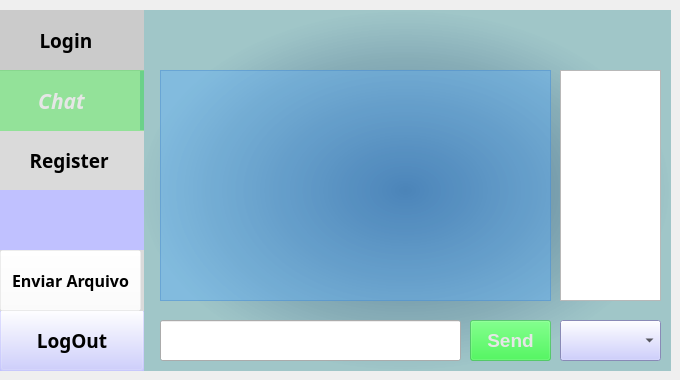
    <widget class="QWidget" name="page">
     <widget class="QComboBox" name="grupos">
      <property name="geometry">
       <rect>
        <x>560</x>
        <y>320</y>
        <width>101</width>
        <height>41</height>
       </rect>
      </property>
      <property name="maximumSize">
       <size>
        <width>144</width>
        <height>400</height>
       </size>
      </property>
      <property name="font">
       <font>
        <family>Microsoft YaHei</family>
        <pointsize>14</pointsize>
       </font>
      </property>
      <property name="styleSheet">
       <string notr="true">background-color: rgb(192, 193, 255);</string>
      </property>
     </widget>
     <widget class="QListWidget" name="chatlist">
      <property name="geometry">
       <rect>
        <x>160</x>
        <y>70</y>
        <width>391</width>
        <height>231</height>
       </rect>
      </property>
      <property name="styleSheet">
       <string notr="true">background-color: rgba(255, 255, 255, 100);
background-color: rgba(85, 170, 255, 100);</string>
      </property>
     </widget>
     <widget class="QListWidget" name="listconectados">
      <property name="geometry">
       <rect>
        <x>560</x>
        <y>70</y>
        <width>101</width>
        <height>231</height>
       </rect>
      </property>
      <property name="font">
       <font>
        <family>Comic Sans MS</family>
        <pointsize>10</pointsize>
        <weight>75</weight>
        <bold>true</bold>
       </font>
      </property>
     </widget>
     <widget class="QLineEdit" name="linesend">
      <property name="geometry">
       <rect>
        <x>160</x>
        <y>320</y>
        <width>301</width>
        <height>41</height>
       </rect>
      </property>
     </widget>
     <widget class="QPushButton" name="sendbtn">
      <property name="geometry">
       <rect>
        <x>470</x>
        <y>320</y>
        <width>81</width>
        <height>41</height>
       </rect>
      </property>
      <property name="font">
       <font>
        <family>Arial</family>
        <pointsize>14</pointsize>
        <weight>75</weight>
        <bold>true</bold>
       </font>
      </property>
      <property name="styleSheet">
       <string notr="true">background-color: rgba(32, 234, 49, 100);
color: rgb(230, 230, 230);</string>
      </property>
      <property name="text">
       <string>Send</string>
      </property>
     </widget>
     <widget class="QPushButton" name="bt_logout">
      <property name="geometry">
       <rect>
        <x>0</x>
        <y>310</y>
        <width>144</width>
        <height>61</height>
       </rect>
      </property>
      <property name="maximumSize">
       <size>
        <width>144</width>
        <height>400</height>
       </size>
      </property>
      <property name="font">
       <font>
        <family>Microsoft YaHei</family>
        <pointsize>14</pointsize>
        <weight>75</weight>
        <bold>true</bold>
       </font>
      </property>
      <property name="styleSheet">
       <string notr="true">background-color: rgb(192, 193, 255,0);
border-right-color: rgba(255, 255, 255, 0);
border-bottom-color: rgba(255, 255, 255, 0);
border-color: rgba(255, 255, 255, 0);</string>
      </property>
      <property name="text">
       <string>LogOut</string>
      </property>
     </widget>
     <widget class="QLabel" name="label_15">
      <property name="geometry">
       <rect>
        <x>0</x>
        <y>130</y>
        <width>144</width>
        <height>61</height>
       </rect>
      </property>
      <property name="maximumSize">
       <size>
        <width>144</width>
        <height>400</height>
       </size>
      </property>
      <property name="font">
       <font>
        <family>Microsoft YaHei</family>
        <pointsize>14</pointsize>
        <weight>75</weight>
        <italic>false</italic>
        <bold>true</bold>
       </font>
      </property>
      <property name="layoutDirection">
       <enum>Qt::RightToLeft</enum>
      </property>
      <property name="styleSheet">
       <string notr="true">background-color: rgb(218, 218, 218);</string>
      </property>
      <property name="text">
       <string>      Register</string>
      </property>
     </widget>
     <widget class="QLabel" name="label_11">
      <property name="geometry">
       <rect>
        <x>0</x>
        <y>10</y>
        <width>144</width>
        <height>361</height>
       </rect>
      </property>
      <property name="maximumSize">
       <size>
        <width>144</width>
        <height>400</height>
       </size>
      </property>
      <property name="styleSheet">
       <string notr="true">background-color: rgb(220, 220, 220);</string>
      </property>
      <property name="text">
       <string/>
      </property>
     </widget>
     <widget class="QLabel" name="label_16">
      <property name="geometry">
       <rect>
        <x>140</x>
        <y>10</y>
        <width>531</width>
        <height>361</height>
       </rect>
      </property>
      <property name="styleSheet">
       <string notr="true">background-color: qradialgradient(spread:pad, cx:0.5, cy:0.5, radius:0.5, fx:0.5, fy:0.5, stop:0 rgba(0, 0, 0, 214), stop:1 rgba(179, 179, 179, 216));
background-color: qradialgradient(spread:pad, cx:0.5, cy:0.5, radius:0.5, fx:0.5, fy:0.5, stop:0 rgba(50, 92, 128, 228), stop:1 rgba(117, 176, 179, 165));</string>
      </property>
      <property name="text">
       <string/>
      </property>
     </widget>
     <widget class="QLabel" name="label_17">
      <property name="geometry">
       <rect>
        <x>0</x>
        <y>10</y>
        <width>144</width>
        <height>61</height>
       </rect>
      </property>
      <property name="maximumSize">
       <size>
        <width>144</width>
        <height>400</height>
       </size>
      </property>
      <property name="font">
       <font>
        <family>Microsoft YaHei</family>
        <pointsize>14</pointsize>
        <weight>75</weight>
        <italic>false</italic>
        <bold>true</bold>
       </font>
      </property>
      <property name="layoutDirection">
       <enum>Qt::RightToLeft</enum>
      </property>
      <property name="styleSheet">
       <string notr="true">background-color: rgb(203, 203, 203);</string>
      </property>
      <property name="text">
       <string>        Login</string>
      </property>
     </widget>
     <widget class="QLabel" name="label_18">
      <property name="geometry">
       <rect>
        <x>0</x>
        <y>190</y>
        <width>144</width>
        <height>61</height>
       </rect>
      </property>
      <property name="maximumSize">
       <size>
        <width>144</width>
        <height>400</height>
       </size>
      </property>
      <property name="font">
       <font>
        <family>Microsoft YaHei</family>
        <pointsize>14</pointsize>
        <weight>75</weight>
        <italic>false</italic>
        <bold>true</bold>
       </font>
      </property>
      <property name="layoutDirection">
       <enum>Qt::RightToLeft</enum>
      </property>
      <property name="styleSheet">
       <string notr="true">background-color: rgb(192, 193, 255);</string>
      </property>
      <property name="text">
       <string/>
      </property>
     </widget>
     <widget class="QLabel" name="label_20">
      <property name="geometry">
       <rect>
        <x>0</x>
        <y>310</y>
        <width>144</width>
        <height>61</height>
       </rect>
      </property>
      <property name="maximumSize">
       <size>
        <width>144</width>
        <height>400</height>
       </size>
      </property>
      <property name="font">
       <font>
        <family>Microsoft YaHei</family>
        <pointsize>14</pointsize>
        <weight>75</weight>
        <italic>false</italic>
        <bold>true</bold>
       </font>
      </property>
      <property name="layoutDirection">
       <enum>Qt::RightToLeft</enum>
      </property>
      <property name="styleSheet">
       <string notr="true">background-color: rgb(192, 193, 255);</string>
      </property>
      <property name="text">
       <string/>
      </property>
     </widget>
     <widget class="QLabel" name="label_21">
      <property name="geometry">
       <rect>
        <x>0</x>
        <y>250</y>
        <width>144</width>
        <height>61</height>
       </rect>
      </property>
      <property name="maximumSize">
       <size>
        <width>144</width>
        <height>400</height>
       </size>
      </property>
      <property name="font">
       <font>
        <family>Microsoft YaHei</family>
        <pointsize>14</pointsize>
        <weight>75</weight>
        <italic>false</italic>
        <bold>true</bold>
       </font>
      </property>
      <property name="layoutDirection">
       <enum>Qt::RightToLeft</enum>
      </property>
      <property name="styleSheet">
       <string notr="true">background-color: rgb(218, 218, 218);</string>
      </property>
      <property name="text">
       <string/>
      </property>
     </widget>
     <widget class="QLabel" name="label_19">
      <property name="geometry">
       <rect>
        <x>0</x>
        <y>70</y>
        <width>144</width>
        <height>61</height>
       </rect>
      </property>
      <property name="maximumSize">
       <size>
        <width>144</width>
        <height>400</height>
       </size>
      </property>
      <property name="font">
       <font>
        <family>Microsoft YaHei</family>
        <pointsize>16</pointsize>
        <weight>75</weight>
        <italic>true</italic>
        <bold>true</bold>
       </font>
      </property>
      <property name="layoutDirection">
       <enum>Qt::RightToLeft</enum>
      </property>
      <property name="styleSheet">
       <string notr="true">background-color: rgba(32, 234, 49, 100);
color: rgb(230, 230, 230);</string>
      </property>
      <property name="text">
       <string>       Chat</string>
      </property>
     </widget>
     <widget class="QPushButton" name="enviararquivo">
      <property name="geometry">
       <rect>
        <x>0</x>
        <y>250</y>
        <width>141</width>
        <height>61</height>
       </rect>
      </property>
      <property name="maximumSize">
       <size>
        <width>144</width>
        <height>400</height>
       </size>
      </property>
      <property name="font">
       <font>
        <family>Microsoft YaHei</family>
        <pointsize>12</pointsize>
        <weight>75</weight>
        <bold>true</bold>
       </font>
      </property>
      <property name="styleSheet">
       <string notr="true">background-color: rgb(218, 218, 218);
background-color: rgba(255, 255, 255, 0);
border-left-color: rgba(255, 255, 255, 0);
border-top-color: rgba(255, 255, 255, 0);
gridline-color: rgba(255, 255, 255, 0);
border-right-color: rgba(255, 255, 255, 0);
border-bottom-color: rgba(255, 255, 255, 0);
border-color: rgba(255, 255, 255, 0);</string>
      </property>
      <property name="text">
       <string>Enviar Arquivo</string>
      </property>
     </widget>
     <widget class="QLabel" name="label_14">
      <property name="geometry">
       <rect>
        <x>160</x>
        <y>70</y>
        <width>391</width>
        <height>231</height>
       </rect>
      </property>
      <property name="toolTip">
       <string>&lt;html&gt;&lt;head/&gt;&lt;body&gt;&lt;p&gt;&lt;img src=&quot;:/fundos/whats.png&quot;/&gt;&lt;/p&gt;&lt;/body&gt;&lt;/html&gt;</string>
      </property>
      <property name="styleSheet">
       <string notr="true">background-image: url(:/fundos/whats.png);</string>
      </property>
      <property name="text">
       <string/>
      </property>
     </widget>
     <widget class="QLabel" name="label_23">
      <property name="geometry">
       <rect>
        <x>310</x>
        <y>-10</y>
        <width>191</width>
        <height>91</height>
       </rect>
      </property>
      <property name="toolTip">
       <string>&lt;html&gt;&lt;head/&gt;&lt;body&gt;&lt;p&gt;&lt;img src=&quot;:/fundos/logochat.png&quot;/&gt;&lt;/p&gt;&lt;/body&gt;&lt;/html&gt;</string>
      </property>
      <property name="styleSheet">
       <string notr="true">background-image: url(:/fundos/logoanao.png);</string>
      </property>
      <property name="text">
       <string/>
      </property>
     </widget>
     <zorder>label_11</zorder>
     <zorder>label_16</zorder>
     <zorder>label_20</zorder>
     <zorder>label_15</zorder>
     <zorder>label_18</zorder>
     <zorder>label_17</zorder>
     <zorder>grupos</zorder>
     <zorder>listconectados</zorder>
     <zorder>linesend</zorder>
     <zorder>sendbtn</zorder>
     <zorder>bt_logout</zorder>
     <zorder>label_21</zorder>
     <zorder>label_19</zorder>
     <zorder>enviararquivo</zorder>
     <zorder>label_14</zorder>
     <zorder>chatlist</zorder>
     <zorder>label_23</zorder>
    </widget>
